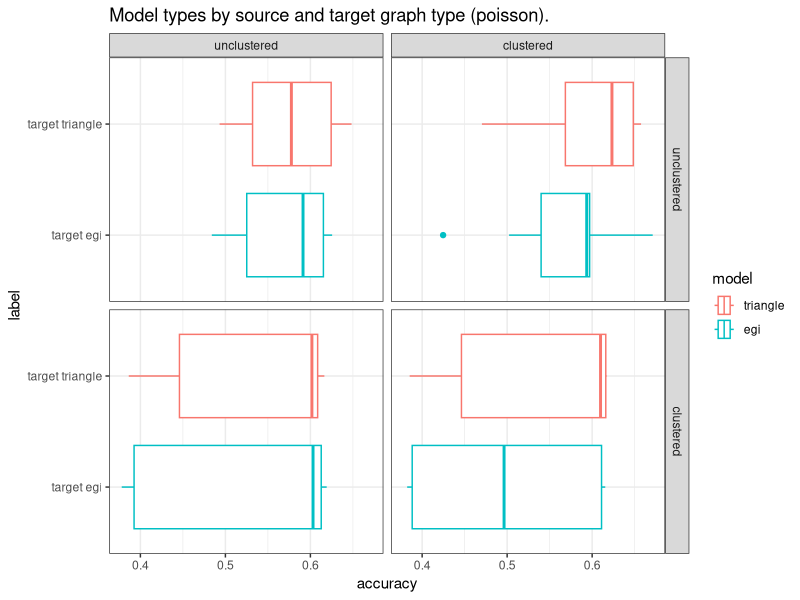
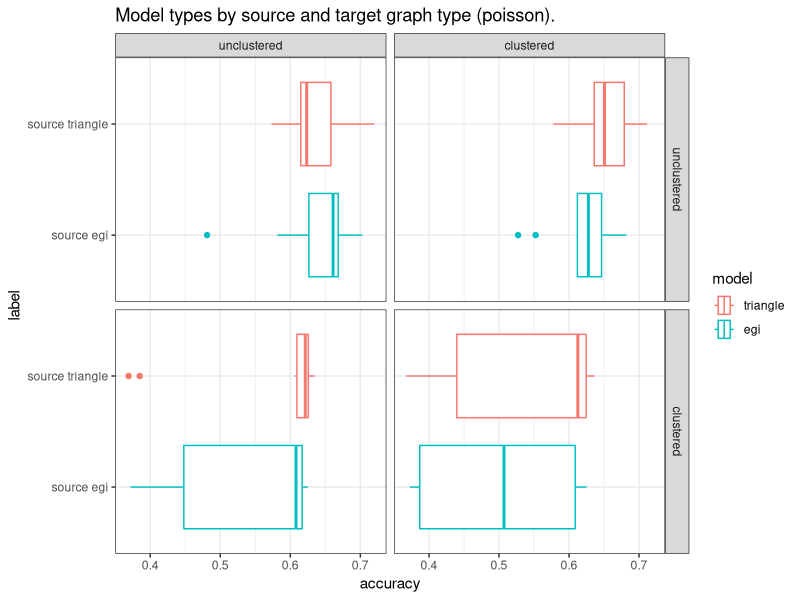
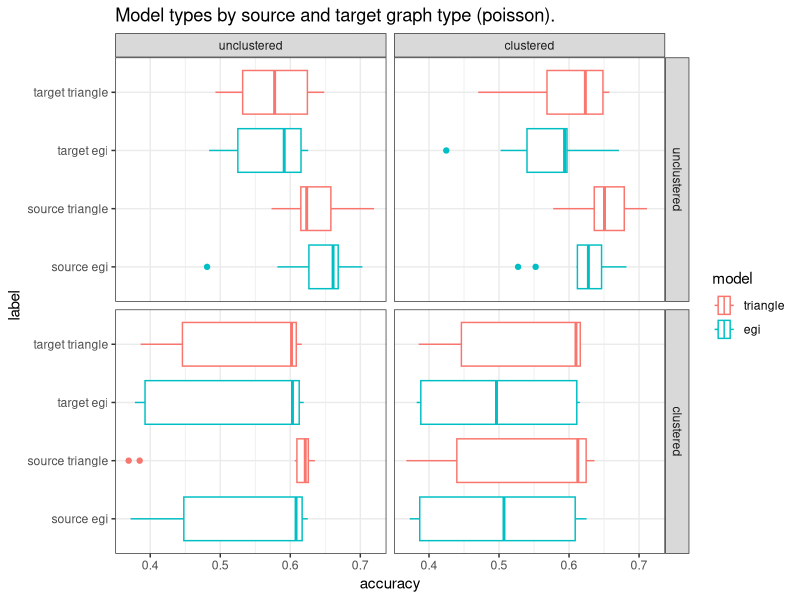

Generate these figures, in order, with R:
## ---- chunk 1
knitr::opts_chunk$set(echo = TRUE)
## ---- chunk 2
library(readr)
data <- read_csv("datapoisson.csv", col_types = cols(model = col_factor(levels = c("triangle", 
     "egi")), src = col_factor(levels = c("unclustered", 
     "clustered")), target = col_factor(levels = c("unclustered", 
     "clustered"))))
## ---- chunk 3
library(dplyr)
library(knitr)
grouped<- data %>% group_by(src,target,model) %>% 
  summarise(`source-accuracy` = mean(`source-accuracy`),
            `target-accuracy` = mean(`target-accuracy`))
knitr::kable(grouped)
## ---- chunk 4
library(tidyr)
library(ggplot2)
library(stringr)

plotData <- data %>%
  pivot_longer(cols=c(`source-accuracy`,`target-accuracy`),
               names_to="srctarget",values_to="accuracy") %>%
  mutate(`srctarget`=str_replace(`srctarget`,"source-accuracy","source")) %>%
  mutate(`srctarget`=str_replace(`srctarget`,"target-accuracy","target")) %>%    
  unite(`srctarget`,`model`,col=`label`,sep=" ",remove=FALSE) 

p <- ggplot(plotData%>% filter(`srctarget`=="target"),aes(x=`accuracy`,y=`label`,colour=`model`)) + 
  geom_boxplot() + 
  facet_grid(rows=vars(`src`),cols=vars(`target`)) +
  ggtitle("Model types by source and target graph type (poisson).")
p + theme_bw()
## ---- chunk 5
p <- ggplot(plotData%>% filter(`srctarget`=="source"),aes(x=`accuracy`,y=`label`,colour=`model`)) + 
  geom_boxplot() + 
  facet_grid(rows=vars(`src`),cols=vars(`target`)) +
  ggtitle("Model types by source and target graph type (poisson).")
p + theme_bw()
## ---- chunk 6
p <- ggplot(plotData,aes(x=`accuracy`,y=`label`,colour=`model`)) + 
  geom_boxplot() + 
  facet_grid(rows=vars(`src`),cols=vars(`target`)) +
  ggtitle("Model types by source and target graph type (poisson).")
p + theme_bw()
